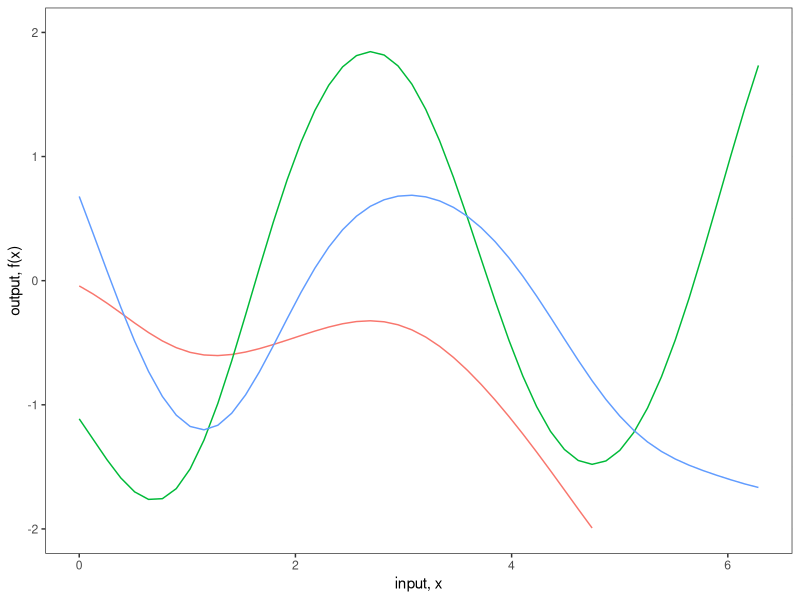
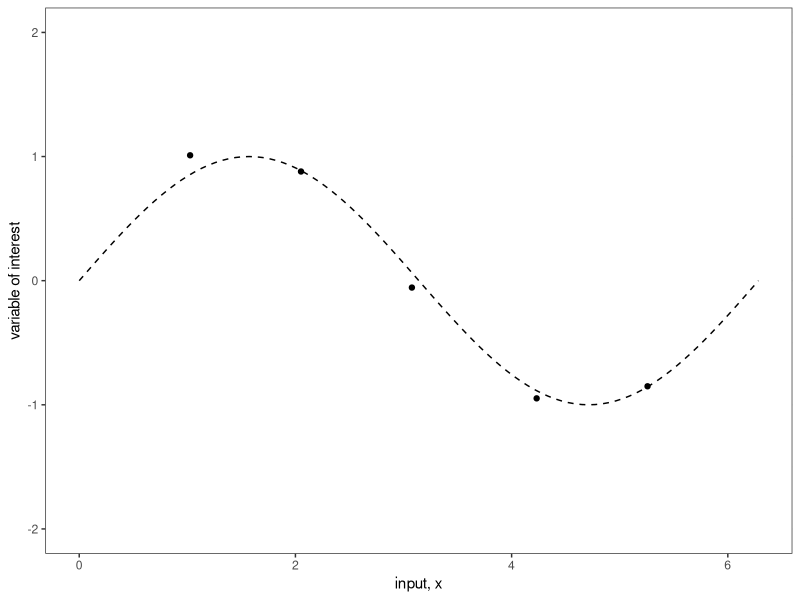
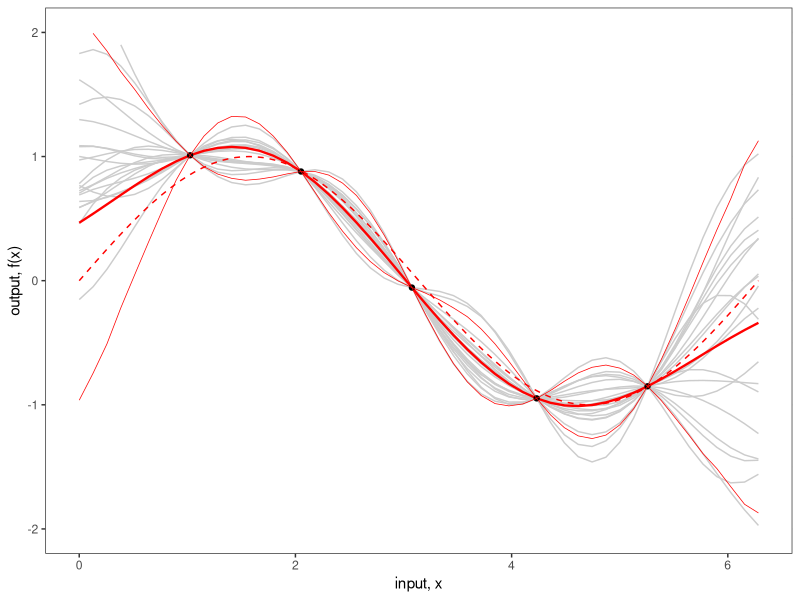
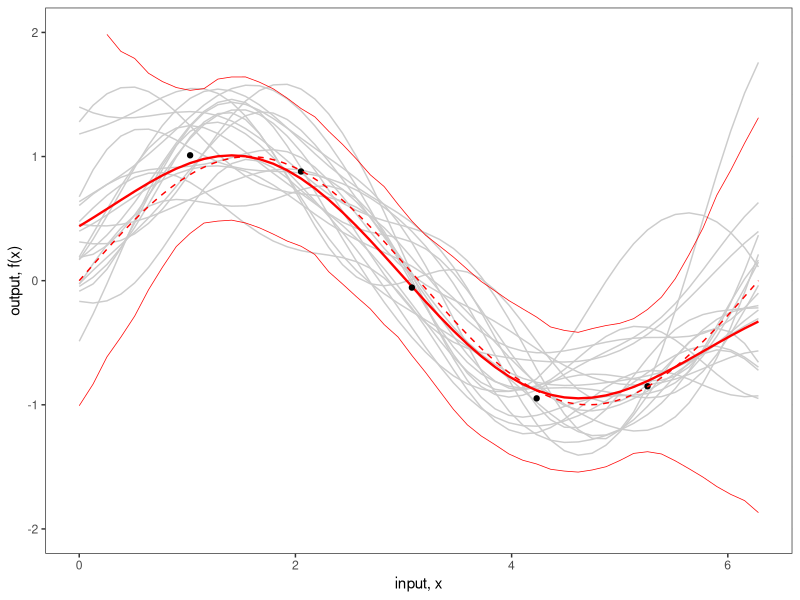
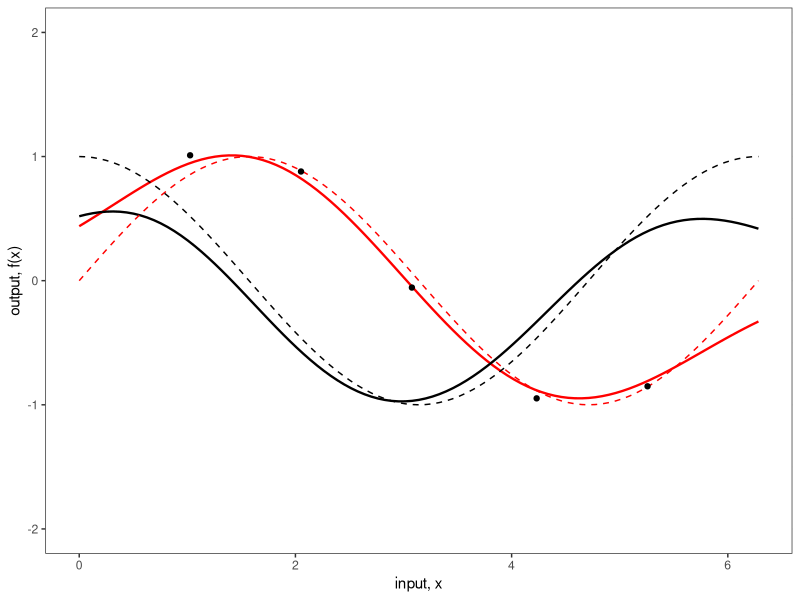

Write R code to recreate these figures, in order. (Note: this script raises an error after producing the figures.)
## ---- chunk 1
# Load in the required libraries for data manipulation
# and multivariate normal distribution
require(MASS)
require(plyr)
require(reshape2)
require(ggplot2)
## ---- chunk 2
x_pts_num <- 50
x_pts_num_s <- 10
## ---- chunk 3
# Parameters:
#	X1, X2 = vectors
# 	l = the scale length parameter
# Returns:
# 	a covariance matrix
calcSigma <- function(X1,X2,l=1) {
  Sigma <- matrix(rep(0, length(X1)*length(X2)), nrow=length(X1))
  for (i in 1:nrow(Sigma)) {
    for (j in 1:ncol(Sigma)) {
      Sigma[i,j] <- exp(-0.5*(abs(X1[i]-X2[j])/l)^2)
    }
  }
  return(Sigma)
}
x.star_s <- seq(0,2*pi, len=x_pts_num_s)
k.xsxs_s <- calcSigma(x.star_s,x.star_s)
## ---- chunk 4
# Utility function to print matrices in proper LaTeX format
print_mat <- function(mat) {
  n <- nrow(mat)
  c('\\begin{bmatrix}',
    paste0(sapply(seq_len(n - 1),
                  function(i) paste0(mat[i, ], collapse = ' & ')),
           ' \\\\'),
    paste0(mat[n, ], collapse = ' & '),
    '\\end{bmatrix}')
} 
## ---- chunk 5
writeLines(c('$$',
             print_mat(
               round(k.xsxs_s,3)
             ),
             '$$'))
## ---- chunk 6
# Parameters:
#	X1, X2 = vectors
# 	l = the scale length parameter
# Returns:
# 	a covariance matrix
calcSigma <- function(X1,X2,l=1) {
  Sigma <- matrix(rep(0, length(X1)*length(X2)), nrow=length(X1))
  for (i in 1:nrow(Sigma)) {
    for (j in 1:ncol(Sigma)) {
      Sigma[i,j] <- exp(-0.5*(abs(X1[i]-X2[j])/l)^2)
    }
  }
  return(Sigma)
}
x.star <- seq(0,2*pi, len=x_pts_num)
k.xsxs <- calcSigma(x.star,x.star)
## ---- chunk 7
# Generate a number of functions from the process
n.samples_s <- 3
values <- matrix(rep(0,length(x.star)*n.samples_s), ncol=n.samples_s)
for (i in 1:n.samples_s) {
  # Each column represents a sample from a multivariate normal distribution
  # with zero mean and covariance k.xsxs
  values[,i] <- mvrnorm(1, rep(0, length(x.star)), k.xsxs)
}
values <- cbind(x=x.star,as.data.frame(values))
values <- melt(values,id="x")
## ---- chunk 8
# Plot the result
fig2a <- ggplot(values,aes(x=x,y=value)) +
  geom_rect(xmin=-Inf, xmax=Inf, ymin=-2.25, ymax=2.25, fill="white") +
  geom_line(aes(color=variable), show.legend = FALSE) +
  theme_bw() +
  scale_y_continuous(lim=c(-2,2), name="output, f(x)") +
  xlab("input, x")
fig2a
## ---- chunk 9
n <- 5
## ---- chunk 10
real_life_process <- function(x){
  sin(x)
}
## ---- chunk 11

# control_inputs <- matrix(seq(1,2*pi-1,len=n), ncol = 1)
control_inputs <- matrix(c(1.0258262, 2.0516523, 3.0774785, 4.2315330, 5.2573591), ncol = 1)

var_meas_err <- 0.01
obs_errors <- matrix(rnorm(n,0,sd = sqrt(var_meas_err)), ncol=1)

zeta <- real_life_process(control_inputs)
obs <- as.matrix(zeta, ncol=1) + obs_errors

f <- data.frame(x=control_inputs,
                y=obs)
colnames(f) <- c("control_inputs", "obs")
## ---- chunk 12
# Plot the result
fig <- ggplot(f, aes(control_inputs, obs)) +
  geom_rect(xmin=-Inf, xmax=Inf, ymin=-2.25, ymax=2.25, fill="white") + 
  geom_point() +
  geom_function(fun = function(x) sin(x), linetype="dashed") +
  xlab("input, x") +
  xlim(0,2*pi) +
  scale_y_continuous(lim=c(-2,2), name="variable of interest") +
  theme_bw()
fig
## ---- chunk 13
x <- f$control_inputs
k.xx <- calcSigma(x,x)
k.xxs <- calcSigma(x,x.star)
k.xsx <- calcSigma(x.star,x)
# k.xsxs <- calcSigma(x.star,x.star)
## ---- chunk 14
f.star.bar <- k.xsx%*%solve(k.xx)%*%f$obs
cov.f.star <- k.xsxs - k.xsx%*%solve(k.xx)%*%k.xxs
## ---- chunk 15
n.samples_m <- 20
## ---- chunk 16
values <- matrix(rep(0,length(x.star)*n.samples_m), ncol=n.samples_m)
for (i in 1:n.samples_m) {
  values[,i] <- mvrnorm(1, f.star.bar, cov.f.star)
}
values <- cbind(x=x.star,as.data.frame(values))
values <- melt(values,id="x")
## ---- chunk 17
n.samples <- 1000
values_l <- matrix(rep(0,length(x.star)*n.samples), ncol=n.samples)
for (i in 1:n.samples) {
  values_l[,i] <- mvrnorm(1, f.star.bar, cov.f.star)
}
values_l <- cbind(x=x.star,as.data.frame(values_l))
values_l <- melt(values_l,id="x")
## ---- chunk 18
post_summ <- data.frame(x.star, f.star.bar, rep(NA, length(x.star)), rep(NA, length(x.star)))
colnames(post_summ) <- c("x.star", "f.star.bar", "lower", "upper")
for (i in 1:length(x.star)) {
  post_summ[i, 3] <- quantile(values_l[seq(i, length(x.star)*n.samples, by=length(x.star)),3], 0.025)
}
for (i in 1:length(x.star)) {
  post_summ[i, 4] <- quantile(values_l[seq(i, length(x.star)*n.samples, by=length(x.star)),3], 0.975)
}
## ---- chunk 19
fig2b <- ggplot(values,aes(x=x,y=value)) +
  geom_rect(xmin=-Inf, xmax=Inf, ymin=-2.25, ymax=2.25, fill="white") +
  geom_line(aes(group=variable), colour="grey80") + 
  geom_line(data=values_l, aes(x=rep(x.star,n.samples), y=rep(f.star.bar,n.samples)),colour="red", linewidth=0.8) +
  geom_point(data=f,aes(x=control_inputs,y=obs)) +
  geom_line(data=post_summ,aes(x=x.star,y=lower), colour="red", linewidth=0.25) +
  geom_line(data=post_summ,aes(x=x.star,y=upper), colour="red", linewidth=0.25) +
  theme_bw() +
  scale_y_continuous(lim=c(-2,2), name="output, f(x)") +
  xlab("input, x") +
  geom_function(fun = function(x) sin(x), colour="red", linetype="dashed")
fig2b
## ---- chunk 20
obs_noise <- 0.1
## ---- chunk 21
x <- f$control_inputs
k.xx.noise <- k.xx + obs_noise * diag(1, ncol(k.xx))
## ---- chunk 22
f.star.bar <- k.xsx%*%solve(k.xx.noise)%*%f$obs
cov.f.star <- k.xsxs - k.xsx%*%solve(k.xx.noise)%*%k.xxs
## ---- chunk 23
n.samples_m <- 20
## ---- chunk 24
values <- matrix(rep(0,length(x.star)*n.samples_m), ncol=n.samples_m)
for (i in 1:n.samples_m) {
  values[,i] <- mvrnorm(1, f.star.bar, cov.f.star)
}
values <- cbind(x=x.star,as.data.frame(values))
values <- melt(values,id="x")
## ---- chunk 25
n.samples <- 1000
values_l <- matrix(rep(0,length(x.star)*n.samples), ncol=n.samples)
for (i in 1:n.samples) {
  values_l[,i] <- mvrnorm(1, f.star.bar, cov.f.star)
}
values_l <- cbind(x=x.star,as.data.frame(values_l))
values_l <- melt(values_l,id="x")
## ---- chunk 26
post_summ <- data.frame(x.star, f.star.bar, rep(NA, length(x.star)), rep(NA, length(x.star)))
colnames(post_summ) <- c("x.star", "f.star.bar", "lower", "upper")
for (i in 1:length(x.star)) {
  post_summ[i, 3] <- quantile(values_l[seq(i, length(x.star)*n.samples, by=length(x.star)),3], 0.025)
}
for (i in 1:length(x.star)) {
  post_summ[i, 4] <- quantile(values_l[seq(i, length(x.star)*n.samples, by=length(x.star)),3], 0.975)
}
## ---- chunk 27
fig2b <- ggplot(values,aes(x=x,y=value)) +
  geom_rect(xmin=-Inf, xmax=Inf, ymin=-2.25, ymax=2.25, fill="white") +
  geom_line(aes(group=variable), colour="grey80") + 
  geom_line(data=values_l, aes(x=rep(x.star,n.samples), y=rep(f.star.bar,n.samples)),colour="red", linewidth=0.8) +
  geom_point(data=f,aes(x=control_inputs,y=obs)) +
  geom_line(data=post_summ,aes(x=x.star,y=lower), colour="red", linewidth=0.25) +
  geom_line(data=post_summ,aes(x=x.star,y=upper), colour="red", linewidth=0.25) +
  theme_bw() +
  scale_y_continuous(lim=c(-2,2), name="output, f(x)") +
  xlab("input, x") +
  geom_function(fun = function(x) sin(x), colour="red", linetype="dashed") 
# +
  # geom_errorbar(data=f,aes(x=control_inputs,y=NULL,ymin=obs-2*sqrt(obs_noise), ymax=obs+2*sqrt(obs_noise)), width=0.2)
fig2b
## ---- chunk 28
alpha <- solve(k.xx.noise) %*% f$obs
## ---- chunk 29
alpha1 <- alpha[1]
alpha2 <- alpha[2]
alpha3 <- alpha[3]
alpha4 <- alpha[4]
alpha5 <- alpha[5]
ci1 <- control_inputs[1]
ci2 <- control_inputs[2]
ci3 <- control_inputs[3]
ci4 <- control_inputs[4]
ci5 <- control_inputs[5]
mf <- expression(
  alpha1 * exp(-0.5*((ci1-x)/l)^2) +
    alpha2 * exp(-0.5*((ci2-x)/l)^2) +
    alpha3 * exp(-0.5*((ci3-x)/l)^2) +
    alpha4 * exp(-0.5*((ci4-x)/l)^2) +
    alpha5 * exp(-0.5*((ci5-x)/l)^2))
D(mf, 'x')
## ---- chunk 30
l <- 1
fig2d <- ggplot(values,aes(x=x,y=value)) +
  geom_rect(xmin=-Inf, xmax=Inf, ymin=-2.25, ymax=2.25, fill="white") +
  geom_function(fun = function(x) 
    alpha[1] * exp(-0.5*((control_inputs[1]-x)/l)^2) +
      alpha[2] * exp(-0.5*((control_inputs[2]-x)/l)^2) +
      alpha[3] * exp(-0.5*((control_inputs[3]-x)/l)^2) +
      alpha[4] * exp(-0.5*((control_inputs[4]-x)/l)^2) +
      alpha[5] * exp(-0.5*((control_inputs[5]-x)/l)^2),
    colour="red", linewidth=0.8) +
  geom_function(fun = function(x)
    alpha1 * (exp(-0.5 * ((ci1 - x)/l)^2) * (0.5 * (2 * (1/l * ((ci1 - x)/l))))) + 
      alpha2 * (exp(-0.5 * ((ci2 - x)/l)^2) * (0.5 * (2 * (1/l * ((ci2 - x)/l))))) + 
      alpha3 * (exp(-0.5 * ((ci3 - x)/l)^2) * (0.5 * (2 * (1/l * ((ci3 - x)/l))))) + 
      alpha4 * (exp(-0.5 * ((ci4 - x)/l)^2) * (0.5 * (2 * (1/l * ((ci4 - x)/l))))) + 
      alpha5 * (exp(-0.5 * ((ci5 - x)/l)^2) * (0.5 * (2 * (1/l * ((ci5 - x)/l))))),
    colour="black", linewidth=0.8) +
  geom_function(fun = function(x) sin(x), colour="red", linetype="dashed") +
  geom_function(fun = function(x) cos(x), linetype="dashed") +
  geom_point(data=f,aes(x=control_inputs,y=obs)) +
  theme_bw() +
  scale_y_continuous(lim=c(-2,2), name="output, f(x)") +
  xlab("input, x")
fig2d
## ---- chunk 31
Df1_x1 <- function(x1, x2){
  (1/2)*(100 - x1^2 - x2^2)^(-1/2) * (-2*x1)
}
Df1_x2 <- function(x1, x2){
  (1/2)*(100 - x1^2 - x2^2)^(-1/2) * (-2*x2)
}
## ---- chunk 32
library(dplyr)
## ---- chunk 33
n_vector_field_1 <- vector_field_1
for (i in 1:36) {
  n_vector_field_1$vx1[i] <- vector_field_1$vx1[i] / sqrt((vector_field_1$vx1[i])^2 + (vector_field_1$vx2[i])^2)
}
for (i in 1:36) {
  n_vector_field_1$vx2[i] <- vector_field_1$vx2[i] / sqrt((vector_field_1$vx1[i])^2 + (vector_field_1$vx2[i])^2)
}
## ---- chunk 34
n_vector_field_1 <- n_vector_field_1 %>% replace(is.na(.), 0)
## ---- chunk 35
Df2_x1 <- function(x1, x2){
  (1/2)*(100 - x1^2 - x2^2)^(-1/2) * (-2*x1)
}
Df2_x2 <- function(x1, x2){
  (1/2)*(100 - x1^2 - x2^2)^(-1/2) * (-2*x2)
}
## ---- chunk 36
normal_vector_field_1 <- vector_field_1
colnames(normal_vector_field_1) <- c("x1", "x2", "nvx1", "nvx2")
normal_vector_field_1$nvx1 <- vector_field_1$vx1 / sqrt((vector_field_1$vx1)^2 + (vector_field_1$vx2)^2)
normal_vector_field_1$nvx2 <- vector_field_1$vx2 / sqrt((vector_field_1$vx1)^2 + (vector_field_1$vx2)^2) 
normal_vector_field_1 <- replace(normal_vector_field_1, is.na(normal_vector_field_1), 0)
## ---- chunk 37
normal_vector_field_2 <- vector_field_2
colnames(normal_vector_field_2) <- c("x1", "x2", "nvx1", "nvx2")
normal_vector_field_2$nvx1 <- vector_field_2$vx1 / sqrt((vector_field_2$vx1)^2 + (vector_field_2$vx2)^2)
normal_vector_field_2$nvx2 <- vector_field_2$vx2 / sqrt((vector_field_2$vx1)^2 + (vector_field_2$vx2)^2) 
normal_vector_field_2 <- replace(normal_vector_field_2, is.na(normal_vector_field_2), 0)
## ---- chunk 38
abs(normal_vector_field_1$nvx1 * normal_vector_field_2$nvx1 + normal_vector_field_1$nvx2 * normal_vector_field_2$nvx2)
## ---- chunk 39
sum(abs(normal_vector_field_1$nvx1 * normal_vector_field_2$nvx1 + normal_vector_field_1$nvx2 * normal_vector_field_2$nvx2)) /
  length(vector_field_1$x1)
## ---- chunk 40
f2 <- expression(
  (100 - x1^2 - x2^2)^(1/2)
)
# D(f2, "x1")
# D(f2, "x2")
Df2_x1 <- function(x1, x2){
  (1/2)*(100 - (x1-5)^2 - x2^2)^(-1/2) * (-2*(x1-5))
}
Df2_x2 <- function(x1, x2){
  (1/2)*(100 - (x1-5)^2 - x2^2)^(-1/2) * (-2*x2)
}

vector_ffield_2 <- expand.grid(x1=seq(0, 5, 1), x2=seq(0, 5, 1))
vector_field_2$vx1 <- with(vector_field_1, Df2_x1(x1, x2))
vector_field_2$vx2 <- with(vector_field_1, Df2_x2(x1, x2))

library(grid)
arrow_scale <- 1
ggplot(vector_field_2, aes(x = x1, y = x2)) +
  geom_segment(aes(xend = x1+vx1/arrow_scale, yend = x2+vx2/arrow_scale),
               arrow = arrow(length = unit(0.1, "cm")), linewidth = 0.25)
## ---- chunk 41
normal_vector_field_1 <- vector_field_1
colnames(normal_vector_field_1) <- c("x1", "x2", "nvx1", "nvx2")
normal_vector_field_1$nvx1 <- vector_field_1$vx1 / sqrt((vector_field_1$vx1)^2 + (vector_field_1$vx2)^2)
normal_vector_field_1$nvx2 <- vector_field_1$vx2 / sqrt((vector_field_1$vx1)^2 + (vector_field_1$vx2)^2) 
normal_vector_field_1 <- replace(normal_vector_field_1, is.na(normal_vector_field_1), 0)

library(grid)
arrow_scale <- 1
ggplot(normal_vector_field_1, aes(x = x1, y = x2)) +
  geom_segment(aes(xend = x1+nvx1/arrow_scale, yend = x2+nvx2/arrow_scale),
               arrow = arrow(length = unit(0.1, "cm")), linewidth = 0.25)
## ---- chunk 42
normal_vector_field_2 <- vector_field_2
colnames(normal_vector_field_2) <- c("x1", "x2", "nvx1", "nvx2")
normal_vector_field_2$nvx1 <- vector_field_2$vx1 / sqrt((vector_field_2$vx1)^2 + (vector_field_2$vx2)^2)
normal_vector_field_2$nvx2 <- vector_field_2$vx2 / sqrt((vector_field_2$vx1)^2 + (vector_field_2$vx2)^2) 
normal_vector_field_2 <- replace(normal_vector_field_2, is.na(normal_vector_field_2), 0)

library(grid)
arrow_scale <- 1
ggplot(normal_vector_field_2, aes(x = x1, y = x2)) +
  geom_segment(aes(xend = x1+nvx1/arrow_scale, yend = x2+nvx2/arrow_scale),
               arrow = arrow(length = unit(0.1, "cm")), linewidth = 0.25)
## ---- chunk 43
abs(normal_vector_field_1$nvx1 * normal_vector_field_2$nvx1 + normal_vector_field_1$nvx2 * normal_vector_field_2$nvx2)
## ---- chunk 44
sum(abs(normal_vector_field_1$nvx1 * normal_vector_field_2$nvx1 + normal_vector_field_1$nvx2 * normal_vector_field_2$nvx2)) /
  length(vector_field_1$x1)
## ---- chunk 45
f2 <- expression(
  (100 - x1^2 - x2^2)^(1/2)
)
# D(f2, "x1")
# D(f2, "x2")
Df2_x1 <- function(x1, x2){
  (1/2)*(100 - (x1-5)^2 - x2^2)^(-1/2) * (-2*x1)
}
Df2_x2 <- function(x1, x2){
  (1/2)*(100 - (x1-5)^2 - x2^2)^(-1/2) * (-2*(x2-5))
}

vector_field_2 <- expand.grid(x1=seq(0, 5, 1), x2=seq(0, 5, 1))
vector_field_2$vx1 <- with(vector_field_1, Df2_x1(x1, x2))
vector_field_2$vx2 <- with(vector_field_1, Df2_x2(x1, x2))

library(grid)
arrow_scale <- 1
ggplot(vector_field_2, aes(x = x1, y = x2)) +
  geom_segment(aes(xend = x1+vx1/arrow_scale, yend = x2+vx2/arrow_scale),
               arrow = arrow(length = unit(0.1, "cm")), linewidth = 0.25)
## ---- chunk 46
normal_vector_field_1 <- vector_field_1
colnames(normal_vector_field_1) <- c("x1", "x2", "nvx1", "nvx2")
normal_vector_field_1$nvx1 <- vector_field_1$vx1 / sqrt((vector_field_1$vx1)^2 + (vector_field_1$vx2)^2)
normal_vector_field_1$nvx2 <- vector_field_1$vx2 / sqrt((vector_field_1$vx1)^2 + (vector_field_1$vx2)^2) 
normal_vector_field_1 <- replace(normal_vector_field_1, is.na(normal_vector_field_1), 0)

library(grid)
arrow_scale <- 1
ggplot(normal_vector_field_1, aes(x = x1, y = x2)) +
  geom_segment(aes(xend = x1+nvx1/arrow_scale, yend = x2+nvx2/arrow_scale),
               arrow = arrow(length = unit(0.1, "cm")), linewidth = 0.25)
## ---- chunk 47
normal_vector_field_2 <- vector_field_2
colnames(normal_vector_field_2) <- c("x1", "x2", "nvx1", "nvx2")
normal_vector_field_2$nvx1 <- vector_field_2$vx1 / sqrt((vector_field_2$vx1)^2 + (vector_field_2$vx2)^2)
normal_vector_field_2$nvx2 <- vector_field_2$vx2 / sqrt((vector_field_2$vx1)^2 + (vector_field_2$vx2)^2) 
normal_vector_field_2 <- replace(normal_vector_field_2, is.na(normal_vector_field_2), 0)

library(grid)
arrow_scale <- 1
ggplot(normal_vector_field_2, aes(x = x1, y = x2)) +
  geom_segment(aes(xend = x1+nvx1/arrow_scale, yend = x2+nvx2/arrow_scale),
               arrow = arrow(length = unit(0.1, "cm")), linewidth = 0.25)
## ---- chunk 48
abs(normal_vector_field_1$nvx1 * normal_vector_field_2$nvx1 + normal_vector_field_1$nvx2 * normal_vector_field_2$nvx2)
## ---- chunk 49
sum(abs(normal_vector_field_1$nvx1 * normal_vector_field_2$nvx1 + normal_vector_field_1$nvx2 * normal_vector_field_2$nvx2)) /
  length(vector_field_1$x1)
## ---- chunk 50
f2 <- expression(
  (100 - x1^2 - x2^2)^(1/2)
)
# D(f2, "x1")
# D(f2, "x2")
Df2_x1 <- function(x1, x2){
  (1/2)*(100 - (x1-5)^2 - (x2-5)^2)^(-1/2) * (-2*(x1-5))
}
Df2_x2 <- function(x1, x2){
  (1/2)*(100 - (x1-5)^2 - (x2-5)^2)^(-1/2) * (-2*(x2-5))
}

vector_field_2 <- expand.grid(x1=seq(0, 5, 1), x2=seq(0, 5, 1))
vector_field_2$vx1 <- with(vector_field_1, Df2_x1(x1, x2))
vector_field_2$vx2 <- with(vector_field_1, Df2_x2(x1, x2))

library(grid)
arrow_scale <- 1
ggplot(vector_field_2, aes(x = x1, y = x2)) +
  geom_segment(aes(xend = x1+vx1/arrow_scale, yend = x2+vx2/arrow_scale),
               arrow = arrow(length = unit(0.1, "cm")), linewidth = 0.25)
## ---- chunk 51
normal_vector_field_1 <- vector_field_1
colnames(normal_vector_field_1) <- c("x1", "x2", "nvx1", "nvx2")
normal_vector_field_1$nvx1 <- vector_field_1$vx1 / sqrt((vector_field_1$vx1)^2 + (vector_field_1$vx2)^2)
normal_vector_field_1$nvx2 <- vector_field_1$vx2 / sqrt((vector_field_1$vx1)^2 + (vector_field_1$vx2)^2) 
normal_vector_field_1 <- replace(normal_vector_field_1, is.na(normal_vector_field_1), 0)

library(grid)
arrow_scale <- 1
ggplot(normal_vector_field_1, aes(x = x1, y = x2)) +
  geom_segment(aes(xend = x1+nvx1/arrow_scale, yend = x2+nvx2/arrow_scale),
               arrow = arrow(length = unit(0.1, "cm")), linewidth = 0.25)
## ---- chunk 52
normal_vector_field_2 <- vector_field_2
colnames(normal_vector_field_2) <- c("x1", "x2", "nvx1", "nvx2")
normal_vector_field_2$nvx1 <- vector_field_2$vx1 / sqrt((vector_field_2$vx1)^2 + (vector_field_2$vx2)^2)
normal_vector_field_2$nvx2 <- vector_field_2$vx2 / sqrt((vector_field_2$vx1)^2 + (vector_field_2$vx2)^2) 
normal_vector_field_2 <- replace(normal_vector_field_2, is.na(normal_vector_field_2), 0)

library(grid)
arrow_scale <- 1
ggplot(normal_vector_field_2, aes(x = x1, y = x2)) +
  geom_segment(aes(xend = x1+nvx1/arrow_scale, yend = x2+nvx2/arrow_scale),
               arrow = arrow(length = unit(0.1, "cm")), linewidth = 0.25)
## ---- chunk 53
abs(normal_vector_field_1$nvx1 * normal_vector_field_2$nvx1 + normal_vector_field_1$nvx2 * normal_vector_field_2$nvx2)
## ---- chunk 54
sum(abs(normal_vector_field_1$nvx1 * normal_vector_field_2$nvx1 + normal_vector_field_1$nvx2 * normal_vector_field_2$nvx2)) /
  length(vector_field_1$x1)
## ---- chunk 55
vector_field_2 <- vector_field_1
vector_field_2$vx1 <- -(vector_field_2$vx1)
vector_field_2$vx2 <- -(vector_field_2$vx2)
ggplot(vector_field_2, aes(x = x1, y = x2)) +
  geom_segment(aes(xend = x1+vx1/arrow_scale, yend = x2+vx2/arrow_scale),
               arrow = arrow(length = unit(0.1, "cm")), linewidth = 0.25)

## ---- chunk 56
vector_field_1$vx1 * vector_field_2$vx1
## ---- chunk 57
f1 <- expression(
  sqrt(x1^2 + x2^2)
)
# D(f1, "x1")
# D(f1, "x2")
Df1_x1 <- function(x1, x2){
  (1/2)*(x1^2 + x2^2)^(-1/2) * (2*x1)
}
Df1_x2 <- function(x1, x2){
  (1/2)*(x1^2 + x2^2)^(-1/2) * (2*x2)
}

vector_field_1 <- expand.grid(x1=seq(0, 5, 1), x2=seq(0, 5, 1))
vector_field_1$vx1 <- with(vector_field_1, Df1_x1(x1, x2))
vector_field_1$vx2 <- with(vector_field_1, Df1_x2(x1, x2))

library(grid)
arrow_scale <- 1
ggplot(vector_field_1, aes(x = x1, y = x2)) +
  geom_segment(aes(xend = x1+vx1/arrow_scale, yend = x2+vx2/arrow_scale),
               arrow = arrow(length = unit(0.1, "cm")), linewidth = 0.25)

